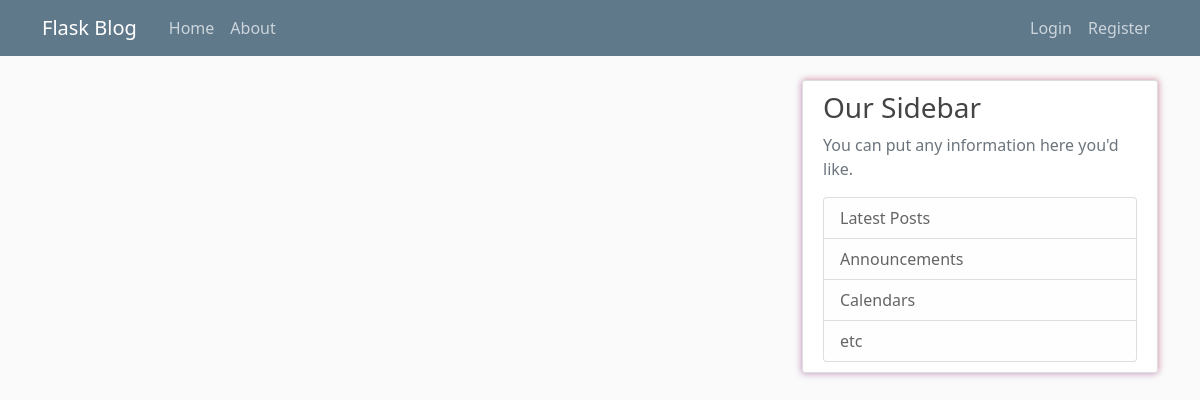
Page /home on the earlier database version.
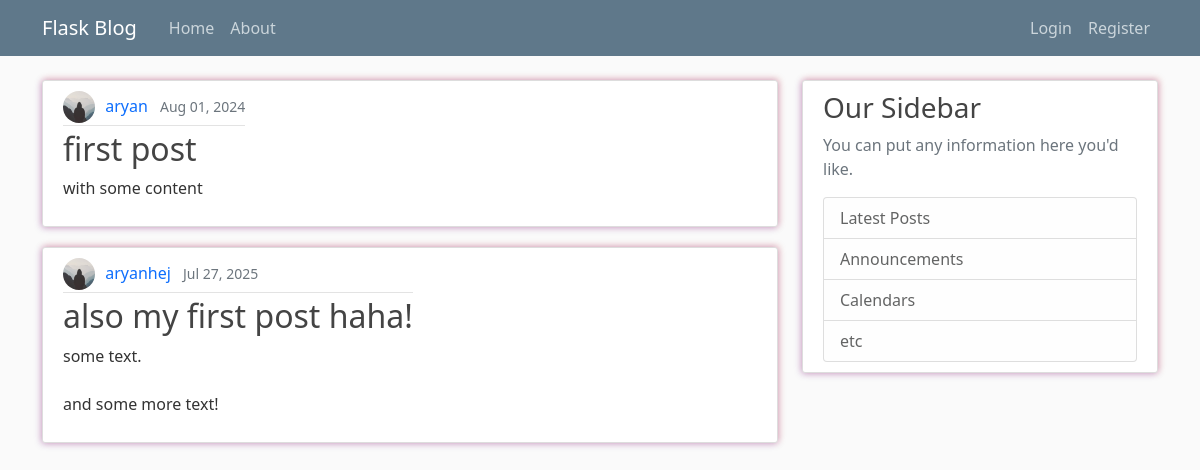
Same page on the later database version.
### flasknetwork/models.py (models this page shows, shortened)
class Post(db.Model):
    id = db.Column(db.Integer, primary_key=True)
    title = db.Column(db.String(100), nullable=False)
    date_posted = db.Column(db.DateTime, nullable=False, default=datetime.utcnow)
    content = db.Column(db.Text, nullable=False)
    user_id = db.Column(db.Integer, db.ForeignKey('user.id'), nullable=False)

class User(db.Model, UserMixin): # the *table* name is 'user' by default, not 'User'
    id = db.Column(db.Integer, primary_key=True)
    username = db.Column(db.String(20), unique=True, nullable=False)
    email = db.Column(db.String(120), unique=True, nullable=False)
    image_file = db.Column(db.String(20), nullable=False, default='default.jpg')
    password = db.Column(db.String(60), nullable=False)
    posts = db.relationship('Post', backref='author', lazy=True)

### flasknetwork/routes.py (the view)
@app.route('/')
@app.route('/home')
def home():
    posts = Post.query.all()
    return render_template('home.html', title='Home Page', posts=posts)

### flasknetwork/templates/home.html
{% extends "layout.html" %}
{% block content %}
    {% for post in posts %}
        <article class="d-flex align-items-center content-section">
            <div>
                <div class="article-metadata">
                    <img class="rounded-circle article-img" src="{{ url_for('static', filename='profile_pics/' + post.author.image_file) }}" alt="{{ post.author.username }}'s profile picture">
                    <a class="me-2 author-link" href="#">{{ post.author.username }}</a>
                    <small class="text-muted">{{ post.date_posted.strftime('%b %d, %Y') }}</small>
                </div>
                <h2>
                    <a class="article-title" href="#">{{ post.title }}</a>
                </h2>
                <p class="article-content">{{ post.content }}</p>
            </div>
        </article>
    {% endfor %}
{% endblock content %}

### flasknetwork/templates/layout.html (shortened to what this page needs)
<!DOCTYPE html>
<html lang="en">
<head>
    <link href="https://cdn.jsdelivr.net/npm/bootstrap@5.0.2/dist/css/bootstrap.min.css" rel="stylesheet">
    <link rel="stylesheet" href="{{ url_for('static', filename='css/main.css') }}">
</head>
<body>
    <header class="site-header">
        <nav class="navbar navbar-expand-md navbar-dark bg-steel fixed-top">
            <div class="container">
                <a class="navbar-brand me-4" href="/">Flask Blog</a>
                <div class="collapse navbar-collapse" id="navbarToggle">
                    <div class="navbar-nav me-auto">
                        <a class="nav-link" href="{{ url_for('home') }}">Home</a>
                        <a class="nav-link" href="{{ url_for('about') }}">About</a>
                    </div>
                    <div class="navbar-nav">
                        {% if current_user.is_authenticated %}
                            <a class="nav-link" href="{{ url_for('new_post') }}">New Post</a>
                            <a class="nav-link" href="{{ url_for('account') }}">Account</a>
                            <a class="nav-link" href="{{ url_for('logout') }}">Logout</a>
                        {% else %}
                            <a class="nav-link" href="{{ url_for('login') }}">Login</a>
                            <a class="nav-link" href="{{ url_for('register') }}">Register</a>
                        {% endif %}
                    </div>
                </div>
            </div>
        </nav>
    </header>
    <main class="container">
        <div class="row">
            <div class="col-md-8">
                {% block content %}{% endblock content %}
            </div>
            <div class="col-md-4">
                <div class="content-section">
                    <h3>Our Sidebar</h3>
                    <p class='text-muted'>You can put any information here you'd like.</p>
                    <ul class="list-group">
                        <li class="list-group-item list-group-item-light">Latest Posts</li>
                        <li class="list-group-item list-group-item-light">Announcements</li>
                        <li class="list-group-item list-group-item-light">Calendars</li>
                        <li class="list-group-item list-group-item-light">etc</li>
                    </ul>
                </div>
            </div>
        </div>
    </main>
</body>
</html>

### flasknetwork/static/css/main.css (style rules this page uses)
body { background: #fafafa; color: #333333; margin-top: 5rem; }
h1, h2, h3, h4, h5, h6 { color: #444444; }
.bg-steel { background-color: #5f788a; }
.site-header .navbar-nav .nav-link { color: #cbd5db; }
.content-section { background: #ffffff; padding: 10px 20px; border: 1px solid #dddddd; border-radius: 3px; margin-bottom: 20px; box-shadow: -1px 1px 7px 0 rgba(86, 3, 150, 0.25), 1px -1px 7px 0 rgba(201, 12, 12, 0.25); }
a.article-title, a.author-link { text-decoration: none; }
.article-title { color: #444444; }
.article-content { white-space: pre-line; }
.article-img { height: 32px; width: 32px; margin-right: 6px; margin-bottom: 1px; vertical-align: middle; }
.article-metadata { padding-bottom: 1px; margin-bottom: 4px; border-bottom: 1px solid #e3e3e3 }

Differences in the rows shown:
added Post: image_file (placeholder picture), author.username "aryan", date_posted "Aug 01, 2024", title "first post", content "with some content"
added Post: image_file (placeholder picture), author.username "aryanhej", date_posted "Jul 27, 2025", title "also my first post haha!", content "some text. and some more text!"
